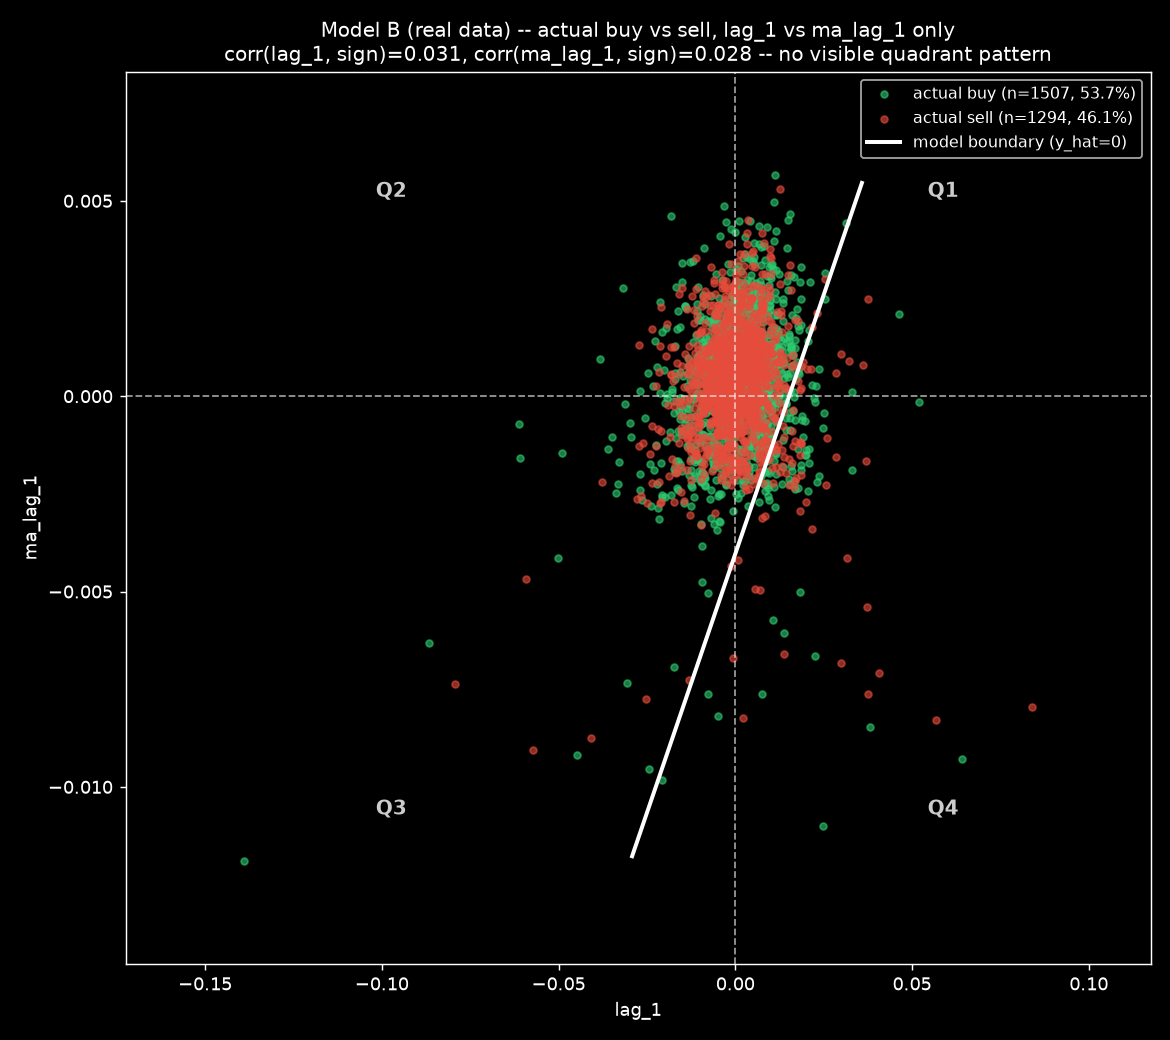

Here is the Python script that generated this plot:
"""
Step 32 -- static PNG version of the 2D top-down panel from 32_model_b_actual_direction_only.py
(real Model B data, NOT dummy), redrawn with explicit quadrant lines/labels so it can be directly
compared side-by-side against the dummy XOR interaction toy example
(52_mathmode_xor_interaction_quadrant_example.png).

Same data/model/features as 32_model_b_actual_direction_only.py -- lag_1 vs ma_lag_1, colored by
actual outcome direction, plus the model's fitted y_hat=0 boundary line.
"""
import numpy as np
import pandas as pd
import matplotlib.pyplot as plt
from sklearn.linear_model import LinearRegression
from sklearn.model_selection import train_test_split

plt.style.use('dark_background')

NIFTY_PATH = '/home/ubuntu/CodePonting/Algo_Trading/Framework_V2/data/historical/daily/NIFTY50.parquet'

daily = pd.read_parquet(NIFTY_PATH)
daily['datetime'] = pd.to_datetime(daily['datetime'])
if daily['datetime'].dt.tz is not None:
    daily['datetime'] = daily['datetime'].apply(lambda x: x.replace(tzinfo=None))
daily.set_index('datetime', inplace=True)
daily.rename(columns={'close': 'c'}, inplace=True)
daily = daily[['c']]
daily['close_log_return'] = np.log(daily['c'] / daily['c'].shift())
daily['close_log_return_lag_1'] = daily['close_log_return'].shift()
daily['close_log_return_ma_lag_1'] = daily['close_log_return_lag_1'].rolling(40).mean()

features = ['close_log_return_lag_1', 'close_log_return_ma_lag_1']
df = daily.dropna(subset=features + ['close_log_return'])
df_train, df_test = train_test_split(df, test_size=0.25, shuffle=False)
model = LinearRegression()
model.fit(df_train[features], df_train['close_log_return'])

combined = df.copy()
combined['actual'] = combined['close_log_return']
combined['actual_sign'] = np.sign(combined['actual'])

buy = combined[combined['actual_sign'] > 0]
sell = combined[combined['actual_sign'] < 0]

corr_x1 = df[features[0]].corr(np.sign(df['close_log_return']))
corr_x2 = df[features[1]].corr(np.sign(df['close_log_return']))
print(f"corr(lag_1, actual sign) = {corr_x1:.4f}   corr(ma_lag_1, actual sign) = {corr_x2:.4f}")

COLOR_BUY = '#2ecc71'
COLOR_SELL = '#e74c3c'

fig, ax = plt.subplots(figsize=(9, 8))

ax.scatter(buy[features[0]], buy[features[1]], color=COLOR_BUY, s=14, alpha=0.6,
           label=f'actual buy (n={len(buy)}, {len(buy)/len(combined)*100:.1f}%)')
ax.scatter(sell[features[0]], sell[features[1]], color=COLOR_SELL, s=14, alpha=0.6,
           label=f'actual sell (n={len(sell)}, {len(sell)/len(combined)*100:.1f}%)')

ax.axhline(0, color='white', linewidth=1, linestyle='--', alpha=0.6)
ax.axvline(0, color='white', linewidth=1, linestyle='--', alpha=0.6)

# Model's fitted decision boundary: intercept + coef1*x1 + coef2*x2 = 0
x1_lo, x1_hi = combined[features[0]].min(), combined[features[0]].max()
x2_lo, x2_hi = combined[features[1]].min(), combined[features[1]].max()
boundary_x1 = np.linspace(x1_lo, x1_hi, 200)
boundary_x2 = -(model.intercept_ + model.coef_[0] * boundary_x1) / model.coef_[1]
mask = (boundary_x2 >= x2_lo) & (boundary_x2 <= x2_hi)
ax.plot(boundary_x1[mask], boundary_x2[mask], color='white', linewidth=2.2,
        label='model boundary (y_hat=0)')

# Quadrant labels
ax.text(x1_hi * 0.7, x2_hi * 0.9, 'Q1', color='#cccccc', fontsize=11, ha='center', weight='bold')
ax.text(x1_lo * 0.7, x2_hi * 0.9, 'Q2', color='#cccccc', fontsize=11, ha='center', weight='bold')
ax.text(x1_lo * 0.7, x2_lo * 0.9, 'Q3', color='#cccccc', fontsize=11, ha='center', weight='bold')
ax.text(x1_hi * 0.7, x2_lo * 0.9, 'Q4', color='#cccccc', fontsize=11, ha='center', weight='bold')

x_pad = (x1_hi - x1_lo) * 0.15
y_pad = (x2_hi - x2_lo) * 0.15
ax.set_xlim(x1_lo - x_pad, x1_hi + x_pad)
ax.set_ylim(x2_lo - y_pad, x2_hi + y_pad)

ax.set_xlabel('lag_1')
ax.set_ylabel('ma_lag_1')
ax.set_title(f"Model B (real data) -- actual buy vs sell, lag_1 vs ma_lag_1 only\n"
             f"corr(lag_1, sign)={corr_x1:.3f}, corr(ma_lag_1, sign)={corr_x2:.3f} -- no visible quadrant pattern",
             fontsize=11)
ax.legend(loc='upper right', fontsize=9)

plt.tight_layout()
out_path = '/home/ubuntu/CodePonting/Algo_Trading/Framework_V2/scripts/trials/regime_model/memlabs/32_model_b_actual_direction_quadrant.png'
plt.savefig(out_path, dpi=130)
print(f'Saved {out_path}')
